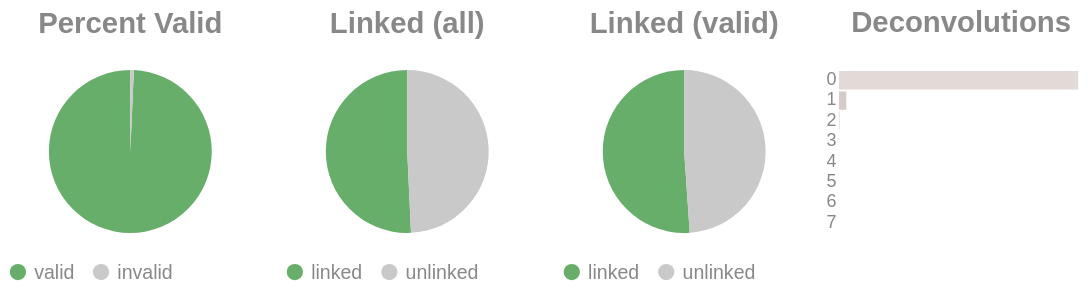

This figure's notebook cell:
### Code cell
if SKIPLR:
    pass
else:
    clash = Counter()
    for i in valids['molecule'].to_list():
        _mol = i.split("-")
        if len(_mol) == 1:
            clash.update('0')
        else:
            clash.update(_mol[-1])

    _d = {"deconvolutions": [], 'count': []}
    for k,v in clash.items():
        _d['deconvolutions'].append(k)
        _d['count'].append(v)

    tot_valid = valids['reads'].sum()
    mask = valids['reads'] >= 2
    n_linked_reads = valids.filter(mask)['reads'].sum()
    if n_linked_reads == 0:
        print_html("No linked molecules (>=2 reads) were detected; skipping linked-only distributions.")
        SKIPLR = True
    else:
        perc_valid = round(tot_valid / n_reads, 4)
        linked_perc_abs = round(n_linked_reads / n_reads, 4)
        linked_perc = round(n_linked_reads / tot_valid, 4)

    _valid = pl.DataFrame({"valids": ['valid', 'invalid'], "count": [tot_valid, n_reads - tot_valid]})
    _linked_abs = pl.DataFrame({"linked (absolute)": ['linked', 'unlinked'], "count": [n_linked_reads, n_reads - n_linked_reads]})
    _linked_rel = pl.DataFrame({"linked (valids)": ['linked', 'unlinked'], "count": [n_linked_reads, tot_valid - n_linked_reads]})

    (
        alt.hconcat(
            piechart(_valid, goodval = 'valid', title = "Percent Valid"),
            piechart(_linked_abs, goodval = "linked", title =  "Linked (all)"),
            piechart(_linked_rel, goodval = "linked", title =  "Linked (valid)"),
            convolutionbar(pl.DataFrame(_d), title = "Deconvolutions"),
            center = True,
            bounds = 'flush'
        )
        .resolve_scale(color='independent')
        .resolve_legend('independent')
        .properties(usermeta={'embedOptions': {"actions": False}})
    ).display()

### Figure 1 — Vega-Lite specification as saved in the notebook (floating-point values rounded to 4 significant figures)
{"width": "container", "height": 400, "config": {"title": {"anchor": "start", "dy": -15, "fontSize": 18, "color": "#888888", "subtitleColor": "#888888", "subtitleFontSize": 14}, "arc": {"fill": "#0072B2"}, "axis": {"domainColor": "#888888", "domainWidth": 0.5, "gridWidth": 0.2, "grid": false, "titleFontWeight": 400, "titleFontSize": 15, "labelFontSize": 11, "labelColor": "#888888", "tickColor": "#888888", "tickWidth": 0.2, "titleColor": "#888888"}, "axisBand": {"grid": false}, "axisX": {"grid": true, "tickSize": 10, "domainCap": "round"}, "axisY": {"domain": false, "grid": true, "tickSize": 0, "domainCap": "round"}, "background": "transparent", "header": {"labelFontSize": 15, "labelColor": "#888888", "titleFontSize": 15, "titleFontWeight": 600, "titleColor": "#888888"}, "legend": {"labelFont": "sans-serif", "labelFontSize": 12, "labelColor": "#888888", "symbolSize": 100, "symbolType": "circle", "titleFontSize": 12, "titlePadding": 10, "titleColor": "#888888", "title": null}, "range": {"category": ["#E69F00", "#56B4E9", "#009E73", "#F0E442", "#0072B2", "#D55E00", "#CC79A7", "#000000"], "diverging": ["#cfe8f3", "#a2d4ec", "#73bfe2", "#46abdb", "#1696d2", "#12719e"]}, "area": {"fill": "#0072B2", "fillOpacity": 0.7, "line": true, "strokeOpacity": 0.7}, "line": {"color": "#0072B2", "stroke": "#0072B2", "strokeWidth": 2}, "trail": {"color": "#0072B2", "stroke": "#0072B2", "strokeWidth": 0, "size": 1}, "point": {"filled": true, "fillOpacity": 1.0, "size": 95}, "text": {"color": "#888888", "fontSize": 11, "align": "right", "fontWeight": 400, "size": 11}, "bar": {"fill": "#0072B2", "stroke": null}, "view": {"stroke": null, "continuousWidth": 660, "continuousHeight": 400}}, "hconcat": [{"data": {"name": "data-278a4a52ab510d2f5df00940485d54b6"}, "mark": {"type": "arc"}, "encoding": {"color": {"field": "valids", "legend": {"orient": "bottom", "title": null}, "scale": {"domain": ["valid", "invalid"], "range": ["#68ae6b", "#C9C9C9"]}, "title": "Valids", "type": "nominal"}, "theta": {"field": "count", "type": "quantitative"}, "tooltip": [{"field": "valids", "title": "Valids", "type": "ordinal"}, {"field": "percent", "format": ".2%", "title": "Percent", "type": "quantitative"}, {"field": "count", "title": "Count", "type": "quantitative"}]}, "height": 100, "title": {"text": "Percent Valid", "align": "center", "anchor": "middle"}, "transform": [{"calculate": "datum.count / 6803541", "as": "percent"}], "width": 150}, {"data": {"name": "data-ba4ba9dcce4138a51c3cb2deebad03f8"}, "mark": {"type": "arc"}, "encoding": {"color": {"field": "linked (absolute)", "legend": {"orient": "bottom", "title": null}, "scale": {"domain": ["linked", "unlinked"], "range": ["#68ae6b", "#C9C9C9"]}, "title": "Linked (Absolute)", "type": "nominal"}, "theta": {"field": "count", "type": "quantitative"}, "tooltip": [{"field": "linked (absolute)", "title": "Linked (Absolute)", "type": "ordinal"}, {"field": "percent", "format": ".2%", "title": "Percent", "type": "quantitative"}, {"field": "count", "title": "Count", "type": "quantitative"}]}, "height": 100, "title": {"text": "Linked (all)", "align": "center", "anchor": "middle"}, "transform": [{"calculate": "datum.count / 6803541", "as": "percent"}], "width": 150}, {"data": {"name": "data-635a2c416e78a87da259718122681fc3"}, "mark": {"type": "arc"}, "encoding": {"color": {"field": "linked (valids)", "legend": {"orient": "bottom", "title": null}, "scale": {"domain": ["linked", "unlinked"], "range": ["#68ae6b", "#C9C9C9"]}, "title": "Linked (Valids)", "type": "nominal"}, "theta": {"field": "count", "type": "quantitative"}, "tooltip": [{"field": "linked (valids)", "title": "Linked (Valids)", "type": "ordinal"}, {"field": "percent", "format": ".2%", "title": "Percent", "type": "quantitative"}, {"field": "count", "title": "Count", "type": "quantitative"}]}, "height": 100, "title": {"text": "Linked (valid)", "align": "center", "anchor": "middle"}, "transform": [{"calculate": "datum.count / 6756310", "as": "percent"}], "width": 150}, {"data": {"name": "data-113376ac7599cab33536ca122fa7fed5"}, "mark": {"type": "bar"}, "encoding": {"color": {"field": "deconvolutions", "legend": null, "scale": {"scheme": "lightgreyred"}, "type": "nominal"}, "tooltip": [{"field": "deconvolutions", "title": "Deconvolutions", "type": "ordinal"}, {"field": "percent", "format": ".2%", "title": "Percent", "type": "quantitative"}, {"field": "count", "title": "Count", "type": "quantitative"}], "x": {"axis": null, "field": "count", "type": "quantitative"}, "y": {"field": "deconvolutions", "sort": "ascending", "title": null, "type": "nominal"}}, "height": 100, "title": {"text": "Deconvolutions", "align": "center", "anchor": "middle"}, "transform": [{"calculate": "datum.count / 4550719", "as": "percent"}], "width": 150}], "bounds": "flush", "center": true, "resolve": {"legend": {"angle": "independent"}, "scale": {"color": "independent"}}, "usermeta": {"embedOptions": {"actions": false}}, "$schema": "https://vega.github.io/schema/vega-lite/v6.1.0.json", "datasets": {"data-278a4a52ab510d2f5df00940485d54b6": [{"valids": "valid", "count": 6756310}, {"valids": "invalid", "count": 47231}], "data-ba4ba9dcce4138a51c3cb2deebad03f8": [{"linked (absolute)": "linked", "count": 3451707}, {"linked (absolute)": "unlinked", "count": 3351834}], "data-635a2c416e78a87da259718122681fc3": [{"linked (valids)": "linked", "count": 3451707}, {"linked (valids)": "unlinked", "count": 3304603}], "data-113376ac7599cab33536ca122fa7fed5": [{"deconvolutions": "0", "count": 4407021}, {"deconvolutions": "1", "count": 134934}, {"deconvolutions": "2", "count": 7895}, {"deconvolutions": "3", "count": 750}, {"deconvolutions": "4", "count": 98}, {"deconvolutions": "5", "count": 15}, {"deconvolutions": "6", "count": 4}, {"deconvolutions": "7", "count": 2}]}}
